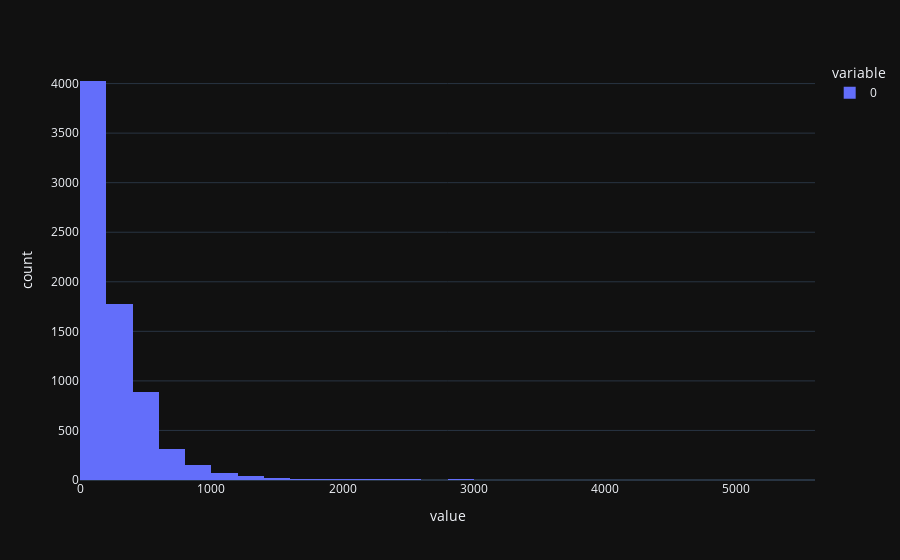

The code cell stored with this chart in its notebook:
### Code cell
text_len = [len(text) for text in texts_split_flat]

import plotly.express as px

px.histogram(text_len, nbins=30)

### Figure 1 — Plotly figure (JSON) as saved in the notebook; plotly's stock layout.template omitted (floating-point values rounded to 4 significant figures; data arrays with more than 128 entries replaced by an {"elided": "..."} marker saying what was removed)
{"data": [{"alignmentgroup": "True", "bingroup": "x", "hovertemplate": "variable=0<br>value=%{x}<br>count=%{y}<extra></extra>", "legendgroup": "0", "marker": {"color": "#636efa", "pattern": {"shape": ""}}, "name": "0", "nbinsx": 30, "offsetgroup": "0", "orientation": "v", "showlegend": true, "x": {"elided": "7349 int values"}, "xaxis": "x", "yaxis": "y", "type": "histogram"}], "layout": {"xaxis": {"anchor": "y", "domain": [0.0, 1.0], "title": {"text": "value"}}, "yaxis": {"anchor": "x", "domain": [0.0, 1.0], "title": {"text": "count"}}, "legend": {"title": {"text": "variable"}, "tracegroupgap": 0}, "margin": {"t": 60}, "barmode": "relative"}}
